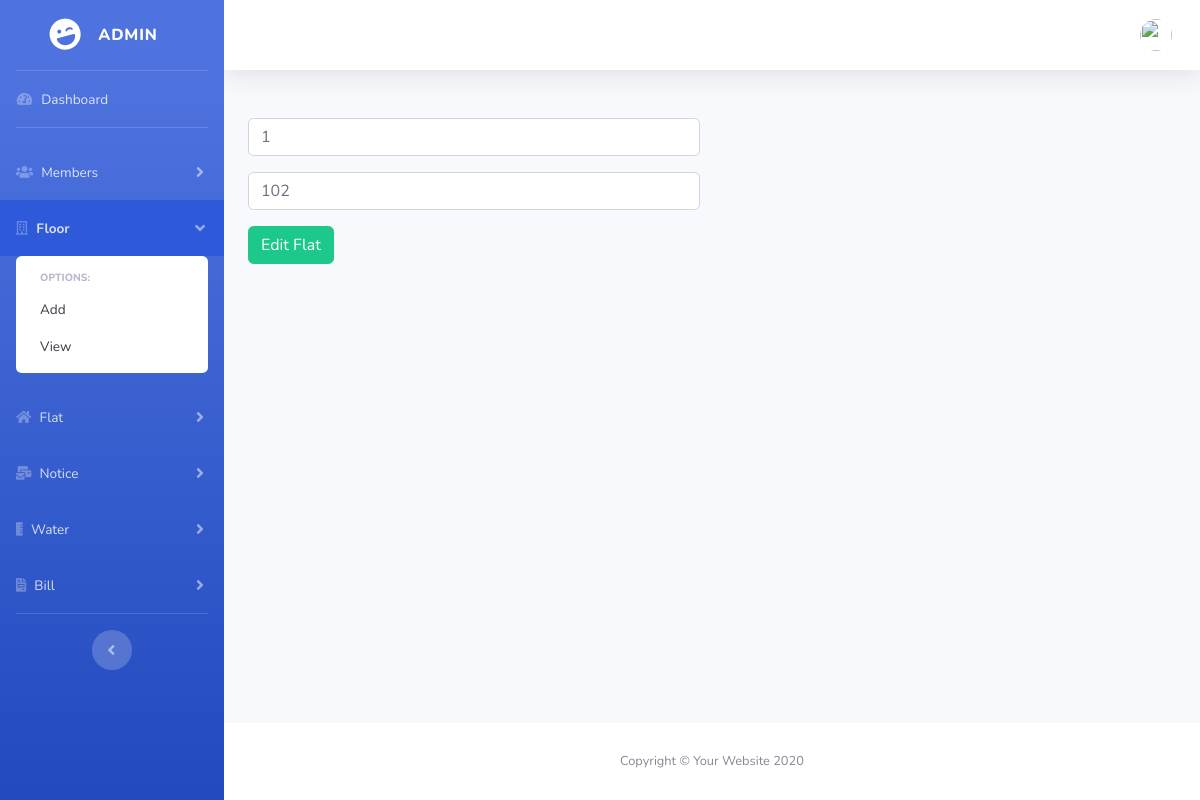
/admin/floor.php?source=edit_floor&fid=3 (signed in), run on an earlier commit of the app's database.
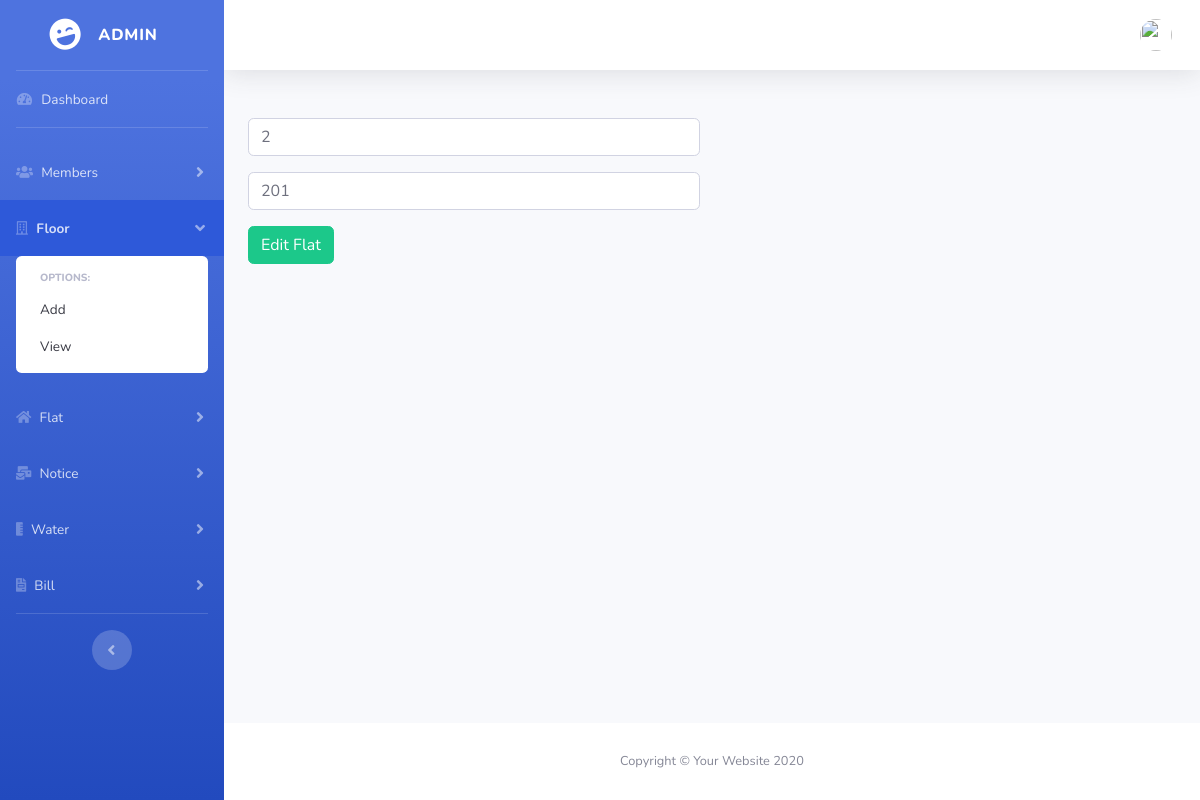
And on a later commit of the database.
### tables this page shows
CREATE TABLE `building` (
  `id` int(11) NOT NULL,
  `floor_no` int(11) NOT NULL,
  `flat_no` int(11) NOT NULL,
  `created_at` datetime NOT NULL,
  `updated_at` datetime NOT NULL
);

### admin/classes/Database.php (called while the page is built, shortened)
<?php
    class Database{
        private $host;
        private $username;
        private $password;
        private $database;
        private $connection;
        public function __construct(){
            $this->host = "localhost";
            $this->username = "root";
            $this->password = "";
            $this->database = "societymanagement";
        }
        public function connectDB(){
            $this->connection = new mysqli($this->host, $this->username, $this->password);
            $db_selected = $this->connection->select_db($this->database);
        }
        public function getConnection(){
            return $this->connection;
        }
    }
    $database = new Database();
?>

### admin/classes/Session.php (called while the page is built, shortened)
<?php
class Session {
    public static function isSessionStart(){
        if(isset($_SESSION['login'])){
            return true;
        } else{
            return false;
        }
    }
}

### admin/classes/Floor.php (called while the page is built, shortened)
<?php
    include_once("Database.php");
    include_once("Session.php");
    class Floor{
        private $connection;
        public function __construct(){
            global $database;
            $this->connection = $database->getConnection();
        }
        public function getAllDetailsOfAFloor($fid){
            $sql = "SELECT * FROM building WHERE id=$fid";
            $result_set = $this->connection->query($sql);
            return ($result_set);
        }
    }
?>

### admin/includes/floor/edit-floor.php (the view, shortened to what this page needs)
<?php
    if( isset($_GET['fid'] ) ) {
        $fid = $_GET['fid'];
        $floor = new Floor();
        $result_set = $floor->getAllDetailsOfAFloor($fid);
        if($row = mysqli_fetch_assoc($result_set)){
            extract($row);
            $floor_no = $row['floor_no'];
            $flat_no = $row['flat_no'];
        }
    }
?>
<div class="row">
    <div class="col-md-6">
        <form method="post" id="floor">
            <div class="form-group">
                <input type="text" id="floor_no" name="floor_no" class="form-control" placeholder="Floor Number" value="<?php echo $floor_no; ?>" required>
            </div>
            <div class="form-group">
                <input type="text" id="flat_no" name="flat_no" class="form-control" placeholder="Flat Number" value="<?php echo $flat_no; ?>" required>
            </div>
            <div class="form-group">
                <button type="submit" name="submit_edit_floor" id="submit_edit_floor" class="btn btn-success">
                 Edit Flat</button>
            </div>
        </form>
    </div>
</div>

What changed in the data, as far as the page shows it:
changed building: floor_no "1" → "2"; flat_no "102" → "201"
